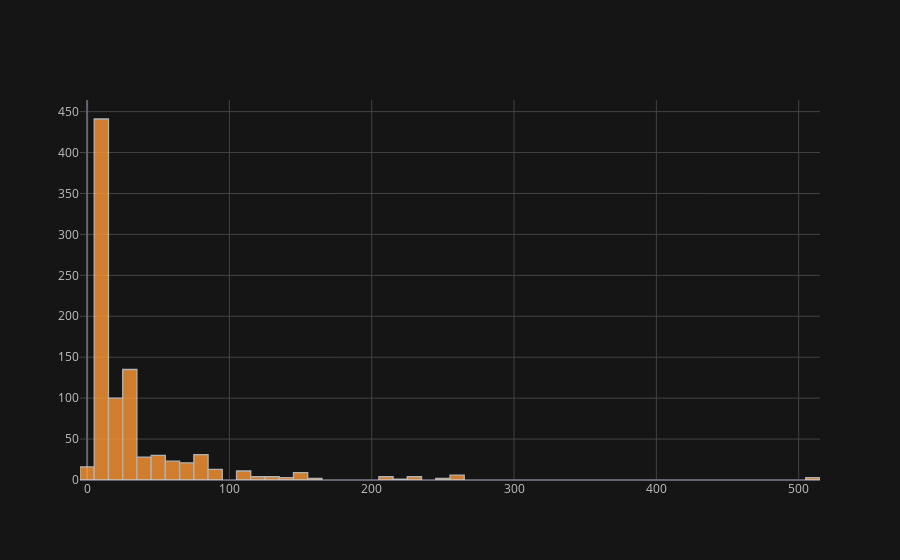

The notebook cell this image was saved under:
### Code cell
df['fare'].iplot(kind='hist')

### Figure 1 — Plotly figure (JSON) as saved in the notebook; plotly's stock layout.template omitted (floating-point values rounded to 4 significant figures; data arrays with more than 128 entries replaced by an {"elided": "..."} marker saying what was removed)
{"data": [{"histfunc": "count", "histnorm": "", "marker": {"color": "rgba(255, 153, 51, 1.0)", "line": {"color": "#D9D9D9", "width": 1.3}}, "name": "fare", "opacity": 0.8, "orientation": "v", "type": "histogram", "x": {"elided": "891 float values"}}], "layout": {"barmode": "overlay", "legend": {"bgcolor": "#151516", "font": {"color": "#D9D9D9"}}, "paper_bgcolor": "#151516", "plot_bgcolor": "#151516", "title": {"font": {"color": "#D9D9D9"}}, "xaxis": {"gridcolor": "#434343", "showgrid": true, "tickfont": {"color": "#C2C2C2"}, "title": {"font": {"color": "#D9D9D9"}, "text": ""}, "zerolinecolor": "#666570"}, "yaxis": {"gridcolor": "#434343", "showgrid": true, "tickfont": {"color": "#C2C2C2"}, "title": {"font": {"color": "#D9D9D9"}, "text": ""}, "zerolinecolor": "#666570"}}}
